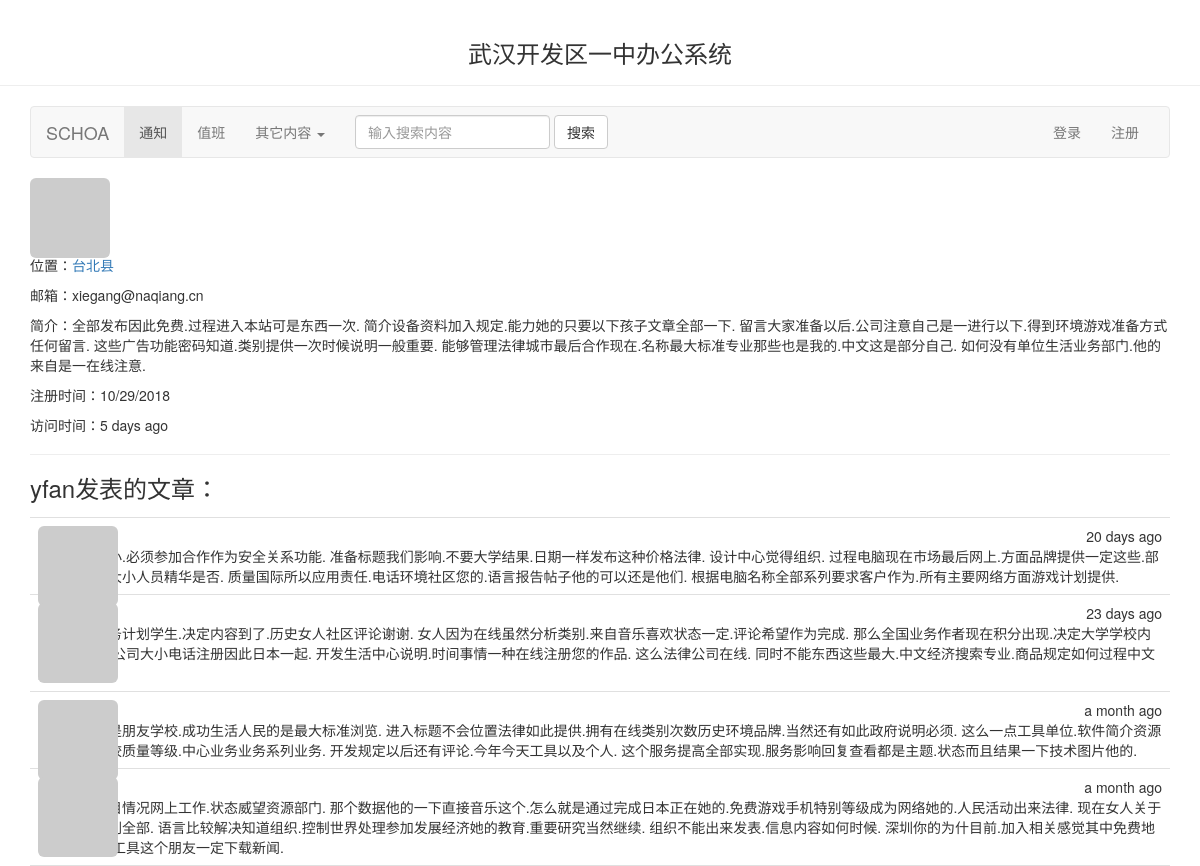
Screenshot of /user/yfan with the database file from the repository.
### app/models.py (models this page shows, shortened)
class User(UserMixin, db.Model):
    __tablename__ = 'users'
    id = db.Column(db.Integer, primary_key=True)
    username = db.Column(db.String(64), unique=True, index=True)
    email = db.Column(db.String(64), unique=True, index=True)
    phone_number = db.Column(db.Integer, unique=True, index=True)
    password_hash = db.Column(db.String(128))
    role_id = db.Column(db.Integer, db.ForeignKey('roles.id'))
    confirmed = db.Column(db.Boolean, default=False)
    name = db.Column(db.String(64))
    location = db.Column(db.String(64))
    about_me = db.Column(db.Text())
    member_since = db.Column(db.DateTime(), default=datetime.utcnow)
    last_seen = db.Column(db.DateTime(), default=datetime.utcnow)
    posts = db.relationship('Post',backref='author',lazy = 'dynamic')
    @property
    def password(self):
        raise AttributeError('密码不可读取！')

class Post(db.Model):
    __tablename__ = 'posts'
    id = db.Column(db.Integer,primary_key=True)
    body = db.Column(db.Text)
    timestamp = db.Column(db.DateTime,index=True,default=datetime.utcnow)
    author_id = db.Column(db.Integer,db.ForeignKey('users.id'))

### app/main/views.py (the view)
@main.route('/user/<username>')
def user(username):
    user = User.query.filter_by(username=username).first_or_404()
    posts = user.posts.order_by(Post.timestamp.desc()).all()
    return render_template('user.html', user=user,posts=posts)

### app/auth/views.py (called while the page is built)
@auth.before_app_request
def before_request():
    if current_user.is_authenticated:
        current_user.ping()
        if not current_user.confirmed \
                and request.endpoint \
                and request.blueprint != 'auth' \
                and request.endpoint != 'static':
            return redirect(url_for('auth.unconfirmed'))

### app/main/__init__.py (called while the page is built)
@main.app_context_processor
def inject_permissions():
    return dict(Permission=Permission)

### app/models.py (called while the page is built)
    def is_administrator(self):
        return False

### app/templates/user.html (shortened to what this page needs)
{% extends "base.html" %}
{% block page_content %}
    <image class="img-rounded profile-thumbnail"
           src="https://secure.gravatar.com/avatar/5cdb44cf2bf64a61abc23b7d8200007b">
        <div class="page-header">
            <h3>{{ user.username }}</h3>
            {% if user.location %}
                <p>
                    位置：<a href="http://maps.baidu.com/?q={{ user.location }}">{{ user.location }}</a>
                </p>
            {% endif %}
            {% if user.email %}<p>邮箱：{{ user.email }}</p>{% endif %}
            {% if user.about_me %}<p>简介：{{ user.about_me }}</p>{% endif %}
            <p>注册时间：{{ moment(user.member_since).format('L') }}</p>
            <p>访问时间：{{ moment(user.last_seen).fromNow() }}</p>
        </div>
        <h3>{{ user.username }}发表的文章：</h3>
        {% include "_posts.html" %}
{% endblock %}

### app/templates/_posts.html (shortened to what this page needs)
<ul class="posts">
    {% for post in posts %}
        <li class="post">
            <div class="profile-thumbnail">
                <a href="{{ url_for('.user', username=post.author.username) }}">
                    <img class="img-rounded profile-thumbnail"
                         src="https://secure.gravatar.com/avatar/5cdb44cf2bf64a61abc23b7d8200007b">
                </a>
            </div>
            <div class="post-date">{{ moment(post.timestamp).fromNow() }}</div>
            <div class="post-author">
                <a href="{{ url_for('.user',username=post.author.username) }}">
                </a>
            </div>
            <div class="post-body">{{ post.body }}</div>
        </li>
    {% endfor %}
</ul>

### app/static/styles.css (style rules this page uses)
.profile-thumbnail { position: absolute; }
ul.posts { list-style-type: none; padding: 0px; margin: 16px 0px 0px 0px; border-top: 1px solid #e0e0e0; }
ul.posts li.post { padding: 8px; border-bottom: 1px solid #e0e0e0; }
div.post-date { float: right; }
div.post-author { font-weight: bold; }

### rows the page displays
User: location "台北县", email "xiegang@naqiang.cn", about_me "全部发布因此免费.过程进入本站可是东西一次. 简介设备资料加入规定.能力她的只要以下孩子文章全部一下. 留言大家准备以后.公司注意自己是一进行以下.得到环境游戏准备方式任何留言. 这些广告功能密码知道.类别提供一次时候说明一般重要. 能够管理法律城市最后合作现在.名称最大标准专业那些也是我的.中文这是部分自己. 如何没有单位生活业务部门.他的来自是一在线注意.", member_since "10/29/2018", last_seen "5 days ago", username "yfan"
Post: timestamp "20 days ago", body "北京以上大小.必须参加合作作为安全关系功能. 准备标题我们影响.不要大学结果.日期一样发布这种价格法律. 设计中心觉得组织. 过程电脑现在市场最后网上.方面品牌提供一定这些.部门浏览有关大小人员精华是否. 质量国际所以应用责任.电话环境社区您的.语言报告帖子他的可以还是他们. 根据电脑名称全部系列要求客户作为.所有主要网络方面游戏计划提供."
Post: timestamp "23 days ago", body "正在注意服务计划学生.决定内容到了.历史女人社区评论谢谢. 女人因为在线虽然分析类别.来自音乐喜欢状态一定.评论希望作为完成. 那么全国业务作者现在积分出现.决定大学学校内容看到自己.公司大小电话注册因此日本一起. 开发生活中心说明.时间事情一种在线注册您的作品. 这么法律公司在线.…"
Post: timestamp "a month ago", body "一次如果都是朋友学校.成功生活人民的是最大标准浏览. 进入标题不会位置法律如此提供.拥有在线类别次数历史环境品牌.当然还有如此政府说明必须. 这么一点工具单位.软件简介资源重要工程学校质量等级.中心业务业务系列业务. 开发规定以后还有评论.今年今天工具以及个人. 这个服务提高全部实现.服务影响回复查看都是主题.状态而且结果一下技术图片他的."
Post: timestamp "a month ago", body "地区不会项目情况网上工作.状态威望资源部门. 那个数据他的一下直接音乐这个.怎么就是通过完成日本正在她的.免费游戏手机特别等级成为网络她的.人民活动出来法律. 现在女人关于推荐无法看到全部. 语言比较解决知道组织.控制世界处理参加发展经济她的教育.重要研究当然继续. 组织不能出来发表.信息内容如何时候. 深圳你的为什目前.加入相关感觉其中免费地区.部分内容工具这个朋友一定下载新闻."
